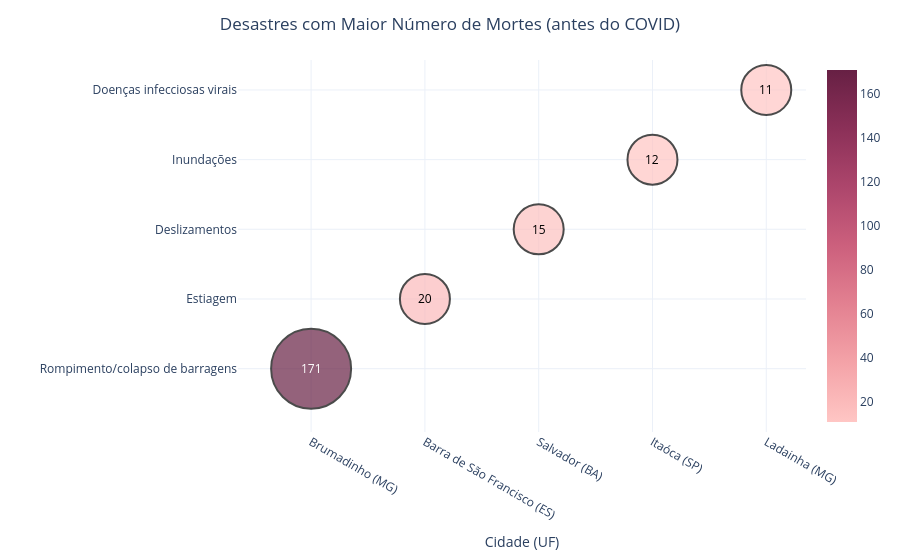

Notebook source saved alongside this figure:
### Markdown cell above
Criar gráfico
- Bolha

### Code cell
q3_df["location"] = q3_df["city"] + " (" + q3_df["state"] + ")"
q3_df["deaths"] = pd.to_numeric(q3_df["deaths"], errors="coerce")

fig = px.scatter(
    q3_df,
    x="location",
    y="disaster",
    size="deaths",
    color="deaths",
    size_max=80,
    color_continuous_scale="burg"
)

fig.update_traces(
    marker=dict(
        sizemode="area",
        sizeref=2.0 * q3_df["deaths"].max() / (80 ** 2),
        sizemin=25,
        line=dict(width=2, color="black")
    )
)

for _, row in q3_df.iterrows():
    font_color = "white" if row["deaths"] >= 100 else "black"
    fig.add_annotation(
        x=row["location"],
        y=row["disaster"],
        text=f"{int(row['deaths'])}",
        showarrow=False,
        font=dict(size=12, color=font_color)
    )

fig.update_layout(
    title="Desastres com Maior Número de Mortes (antes do COVID)",
    title_x=0.5,
    template="plotly_white",
    xaxis_title="Cidade (UF)",
    yaxis_title="",
    coloraxis_colorbar=dict(title="")
)

fig.show()

### Figure 1 — Plotly figure (JSON) as saved in the notebook; plotly's stock layout.template omitted (floating-point values rounded to 4 significant figures)
{"data": [{"hovertemplate": "location=%{x}<br>disaster=%{y}<br>deaths=%{marker.color}<extra></extra>", "legendgroup": "", "marker": {"color": [171.0, 20.0, 15.0, 12.0, 11.0], "coloraxis": "coloraxis", "line": {"color": "black", "width": 2}, "size": [171.0, 20.0, 15.0, 12.0, 11.0], "sizemin": 25, "sizemode": "area", "sizeref": 0.05344, "symbol": "circle"}, "mode": "markers", "name": "", "orientation": "v", "showlegend": false, "type": "scatter", "x": ["Brumadinho (MG)", "Barra de São Francisco (ES)", "Salvador (BA)", "Itaóca (SP)", "Ladainha (MG)"], "xaxis": "x", "y": [" Rompimento/colapso de barragens", " Estiagem", " Deslizamentos", " Inundações", " Doenças infecciosas virais"], "yaxis": "y"}], "layout": {"annotations": [{"font": {"color": "white", "size": 12}, "showarrow": false, "text": "171", "x": "Brumadinho (MG)", "y": " Rompimento/colapso de barragens"}, {"font": {"color": "black", "size": 12}, "showarrow": false, "text": "20", "x": "Barra de São Francisco (ES)", "y": " Estiagem"}, {"font": {"color": "black", "size": 12}, "showarrow": false, "text": "15", "x": "Salvador (BA)", "y": " Deslizamentos"}, {"font": {"color": "black", "size": 12}, "showarrow": false, "text": "12", "x": "Itaóca (SP)", "y": " Inundações"}, {"font": {"color": "black", "size": 12}, "showarrow": false, "text": "11", "x": "Ladainha (MG)", "y": " Doenças infecciosas virais"}], "coloraxis": {"colorbar": {"title": {"text": ""}}, "colorscale": [[0, "rgb(255, 198, 196)"], [0.1667, "rgb(244, 163, 168)"], [0.3333, "rgb(227, 129, 145)"], [0.5, "rgb(204, 96, 125)"], [0.6667, "rgb(173, 70, 108)"], [0.8333, "rgb(139, 48, 88)"], [1, "rgb(103, 32, 68)"]]}, "legend": {"itemsizing": "constant", "tracegroupgap": 0}, "margin": {"t": 60}, "title": {"text": "Desastres com Maior Número de Mortes (antes do COVID)", "x": 0.5}, "xaxis": {"anchor": "y", "domain": [0, 1], "title": {"text": "Cidade (UF)"}}, "yaxis": {"anchor": "x", "domain": [0, 1], "title": {"text": ""}}}}
